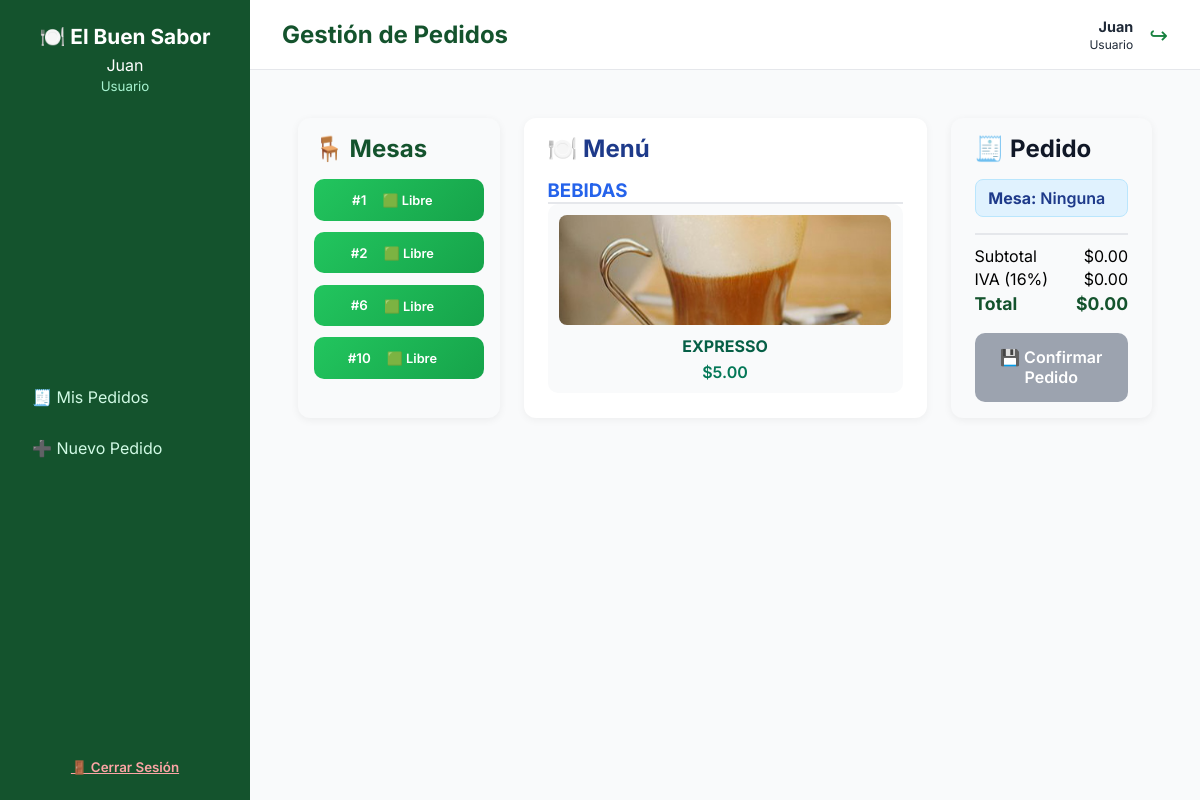
The app's page /panel/pedidos/ (signed in), older data.
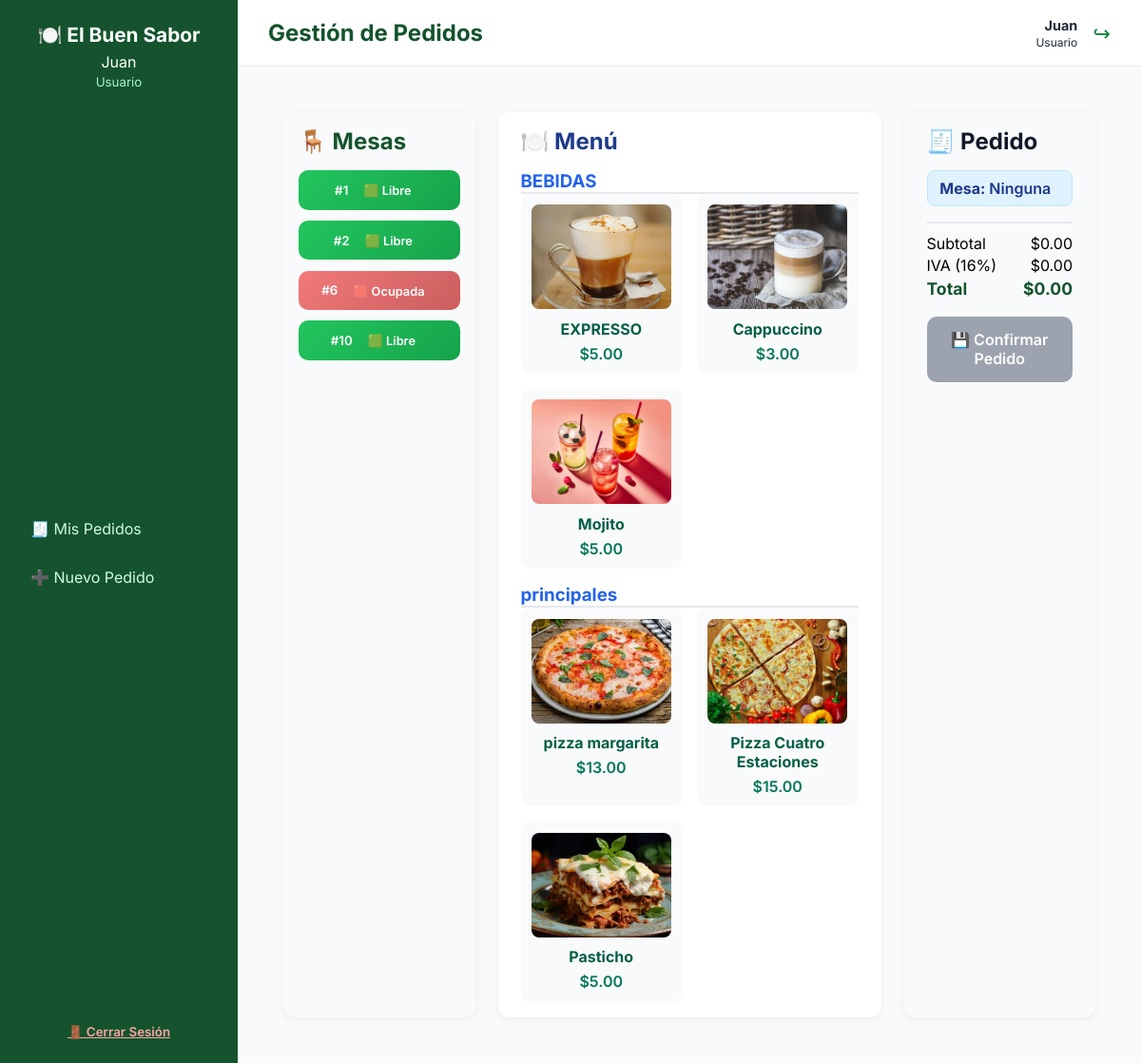
The same page, newer data.
### italian_cuisine_app/models.py (models this page shows, shortened)
class Mesa(models.Model):
    numero = models.PositiveIntegerField(unique=True)
    ocupada = models.BooleanField(default=False)

class Categoria(models.Model):
    nombre = models.CharField(max_length=50, unique=True)

class Plato(models.Model):
    nombre = models.CharField(max_length=100)
    descripcion = models.TextField(blank=True)
    precio = models.DecimalField(max_digits=8, decimal_places=2)
    disponible = models.BooleanField(default=True)
    categoria = models.ForeignKey(Categoria, on_delete=models.CASCADE, related_name='platos')
    imagen = models.ImageField(upload_to='platos/', blank=True, null=True)

### italian_cuisine_app/views.py (the view)
# urls.py: path('panel/pedidos/', PedidosView.as_view(), name='pedidos'),
class PedidosView(LoginRequiredMixin, View):
    def get(self, request):
        categorias = Categoria.objects.prefetch_related('platos').all()
        mesas = Mesa.objects.all().order_by('numero')
        empleado = Empleado.objects.filter(user=request.user).first()
        contexto = {
            "categorias": categorias,
            "mesas": mesas,
            "empleado": empleado,
        }
        return render(request, "panel/pedidos.html", contexto)

### italian_cuisine_app/templates/panel/pedidos.html (shortened to what this page needs)
{% extends 'panel_base.html' %}
{% load static %}
{% block titulo %}Gestión de Pedidos{% endblock %}
{% block contenido %}
<link rel="stylesheet" href="{% static 'css/pedidos_pro.css' %}">
<section class="pos-layout">
  <aside class="col-mesas">
    <h2>🪑 Mesas</h2>
    <div class="grid-mesas">
      {% for mesa in mesas %}
      <button
        type="button"
        class="mesa-card {% if mesa.ocupada %}ocupada{% else %}libre{% endif %}"
        data-id="{{ mesa.id }}"
        data-ocupada="{{ mesa.ocupada|yesno:'true,false' }}"
        onclick="seleccionarMesa(this)"
        {% if mesa.ocupada %}disabled{% endif %}>
        <span class="numero">#{{ mesa.numero }}</span>
        <span class="estado">
          {% if mesa.ocupada %}🟥 Ocupada{% else %}🟩 Libre{% endif %}
        </span>
      </button>
      {% endfor %}
    </div>
  </aside>
  <main class="col-menu">
    <h2>🍽️ Menú</h2>
    {% for categoria in categorias %}
    <div class="categoria">
      <h3>{{ categoria.nombre }}</h3>
      <div class="platos-grid">
        {% for plato in categoria.platos.all %}
        {% if plato.disponible %}
        <div class="plato-card" onclick="agregarPlato('{{ plato.id }}', '{{ plato.nombre }}', '{{ plato.precio }}')">
          <div class="img-container">
            {% if plato.imagen %}
            <img src="{{ plato.imagen.url }}" alt="{{ plato.nombre }}">
            {% else %}
            <img src="{% static 'img/plato_default.jpg' %}" alt="Sin imagen">
            {% endif %}
          </div>
          <h4>{{ plato.nombre }}</h4>
          <p class="precio">${{ plato.precio }}</p>
        </div>
        {% endif %}
        {% endfor %}
      </div>
    </div>
    {% endfor %}
  </main>
  <aside class="col-resumen">
    <h2>🧾 Pedido</h2>
    <div class="mesa-activa" id="mesaActiva">
      <p><strong>Mesa:</strong> <span id="mesaNumero">Ninguna</span></p>
    </div>
    <div class="factura">
      <div class="linea">
        <span>Subtotal</span>
        <span id="subtotal">$0.00</span>
      </div>
      <div class="linea">
        <span>IVA (16%)</span>
        <span id="iva">$0.00</span>
      </div>
      <div class="linea total">
        <span>Total</span>
        <span id="total">$0.00</span>
      </div>
    </div>
    <form method="post" action="{% url 'crear_pedido' %}" id="formPedido">
      <button type="submit" class="btn-confirmar" id="btnConfirmar" disabled>
        💾 Confirmar Pedido
      </button>
    </form>
  </aside>
</section>
{% endblock %}

Row changes from the older to the newer data that the page shows:
changed Mesa (number 3 of 4 on the later page): ocupada "🟩 Libre" → "🟥 Ocupada"
added Plato: imagen (picture), nombre "Cappuccino", precio "3.00", shown under Categoria "BEBIDAS"
added Plato: imagen (picture), nombre "Mojito", precio "5.00", shown under Categoria "BEBIDAS"
added Categoria: nombre "principales"
added Plato: imagen (picture), nombre "pizza margarita", precio "13.00", shown under "principales"
added Plato: imagen (picture), nombre "Pizza Cuatro Estaciones", precio "15.00", shown under "principales"
added Plato: imagen (picture), nombre "Pasticho", precio "5.00", shown under "principales"
